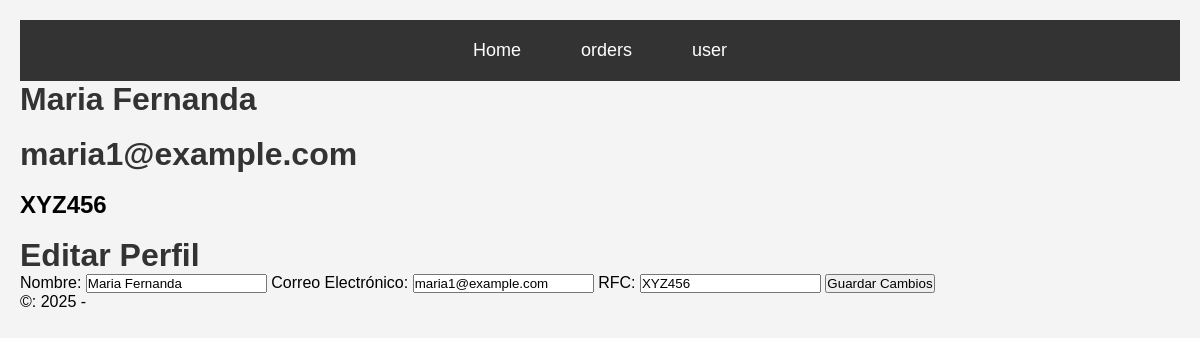
/users/details-user-id/2, run on the app's committed database.
### users/models.py (models this page shows, shortened)
class users(models.Model):
    name = models.CharField(max_length=100)
    email = models.EmailField(max_length=100)
    age = models.IntegerField()
    rfc = models.CharField(max_length=13)
    photo = models.CharField(max_length=200)
    created_date = models.DateTimeField(auto_now_add=True)
    updated_date = models.DateTimeField(auto_now=True)

### users/views.py (the view)
# urls.py: path("details-user-id/<int:id>", views.userDetail, name="userDetail")
def userDetail(request, id):
    user = get_object_or_404(users, id=id)  # Obtener el usuario o mostrar 404
    if request.method == "POST":
        user.name = request.POST.get('name')
        user.email = request.POST.get('email')
        user.rfc = request.POST.get('rfc')
        user.save()
        return redirect('userDetail', id=user.id)  # Redirigir al detalle del usuario actualizado
    return render(request, 'users/detail.html', {"user": user})

### tamplates/users/detail.html (shortened to what this page needs)
{% extends "base/base.html"%}
{% block content %}
<h1>{{user.name}}</h1>
<br>
<h1>{{user.email}}</h1>
<br>
<h2>{{user.rfc}}</h2>
<br>
<h1>Editar Perfil</h1>
<form method="POST">
    <label for="name">Nombre:</label>
    <input type="text" id="name" name="name" value="{{ user.name }}" required>
    <label for="email">Correo Electrónico:</label>
    <input type="email" id="email" name="email" value="{{ user.email }}" required>
    <label for="rfc">RFC:</label>
    <input type="text" id="rfc" name="rfc" value="{{ user.rfc }}" required>
    <button type="submit">Guardar Cambios</button>
</form>
{% endblock %}

### static/css/users.css (style rules this page uses)
body { font-family: Arial, sans-serif; background-color: #f4f4f4; text-align: center; margin: 0; padding: 20px; }
h1 { color: #333; }
body { font-family: Arial, sans-serif; background-color: #f4f4f4; text-align: left; margin: 0; padding: 20px; }

### static/css/header.css (style rules this page uses)
* { margin: 0; padding: 0; }

### data on the page
users: name "Maria Fernanda", email "maria1@example.com", rfc "XYZ456"
